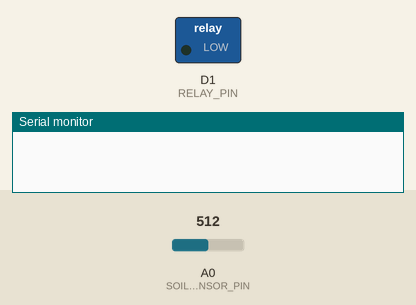
Recording of a sketch running on a simulated ESP8266 (NodeMCU). Parts: switched loads named in the sketch (green lamp = pin HIGH), the last lines printed to the serial monitor. Inputs (shaded band) come from the test bench; at power-on: A0 (SOIL_SENSOR_PIN) = 512. WiFi joins after 1.5 s; servers stay silent unless stated.

Above: at 3.0 s.
3.1 s: A0 (SOIL_SENSOR_PIN) set to 317
7.3 s: A0 (SOIL_SENSOR_PIN) set to 284
At 8.5 s:
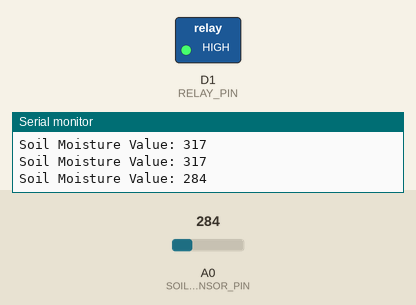
9.3 s: A0 (SOIL_SENSOR_PIN) set to 306
At 11.0 s:
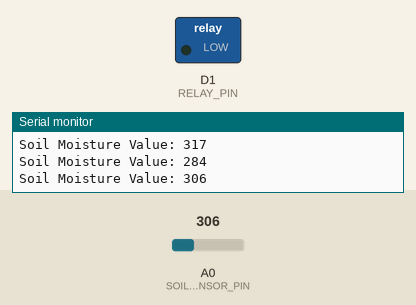
11.3 s: A0 (SOIL_SENSOR_PIN) set to 290
At 12.8 s:
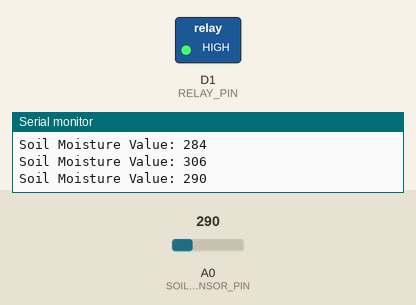
Timing chart, 0 to 14.3 s (numbered marks = the images above; inputs shaded):
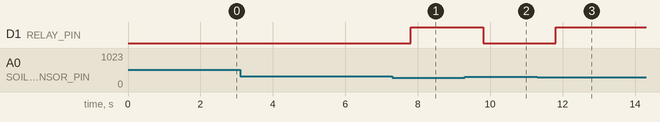

The sketch:

SIR.ino
```cpp
#define BLYNK_TEMPLATE_ID "TMPL3sJLnxheb"
#define BLYNK_TEMPLATE_NAME "Smart Irrigation System"
#define BLYNK_AUTH_TOKEN "aaPPG5ynfC6O4OSokKfxrF0-QKeX2FMi"


#include <ESP8266WiFi.h>
#include <BlynkSimpleEsp8266.h>

char ssid[] = "Galaxy F23 5G";
char pass[] = "sandishsandish";

#define SOIL_SENSOR_PIN A0
#define RELAY_PIN D1
#define MOISTURE_THRESHOLD 300  // Adjust this threshold as needed

BlynkTimer timer;

void checkSoilMoisture() {
  int soilMoistureValue = analogRead(SOIL_SENSOR_PIN);
  Serial.print("Soil Moisture Value: ");
  Serial.println(soilMoistureValue);

  Blynk.virtualWrite(V1, soilMoistureValue);

  if (soilMoistureValue < MOISTURE_THRESHOLD) {
    digitalWrite(RELAY_PIN, HIGH);  // Turn on the relay (and pump)
  } else {
    digitalWrite(RELAY_PIN, LOW);   // Turn off the relay (and pump)
  }
}

void setup() {
  Serial.begin(115200);
  Blynk.begin(BLYNK_AUTH_TOKEN, ssid, pass);
  pinMode(SOIL_SENSOR_PIN, INPUT);
  pinMode(RELAY_PIN, OUTPUT);
  digitalWrite(RELAY_PIN, LOW); // Ensure the relay is off initially

  timer.setInterval(2000L, checkSoilMoisture); // Check soil moisture every 2 seconds
}

void loop() {
  Blynk.run();
  timer.run();
}
```

Measured:
- the behaviour switches between 300 and 299 on A0 (SOIL_SENSOR_PIN) (found by bisection; images 0 and 1)
- after the input at 7.3 s, D1 (RELAY_PIN): LOW → HIGH after 0.50 s
- after the input at 9.3 s, D1 (RELAY_PIN): HIGH → LOW after 0.50 s
- after the input at 11.3 s, D1 (RELAY_PIN): LOW → HIGH after 0.50 s
